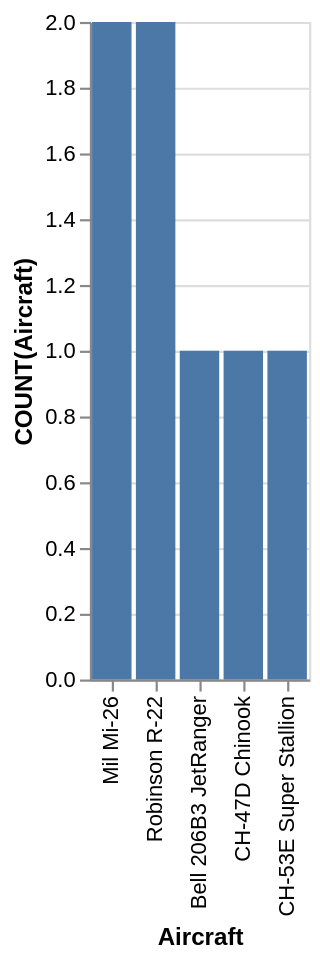

Vega-Lite specification stored for this chart:
### Vega-Lite specification from a JSON file in a GitHub repository (floating-point values rounded to 4 significant figures)
{"data": {"values": [{"x_data": "Bell 206B3 JetRanger", "y_data": 1}, {"x_data": "CH-47D Chinook", "y_data": 1}, {"x_data": "CH-53E Super Stallion", "y_data": 1}, {"x_data": "Mil Mi-26", "y_data": 2}, {"x_data": "Robinson R-22", "y_data": 2}]}, "mark": "bar", "encoding": {"x": {"field": "x_data", "type": "nominal", "title": "Aircraft", "sort": {"op": "sum", "field": "y_data", "order": "descending"}}, "y": {"field": "y_data", "type": "quantitative", "title": "COUNT(Aircraft)"}}}
